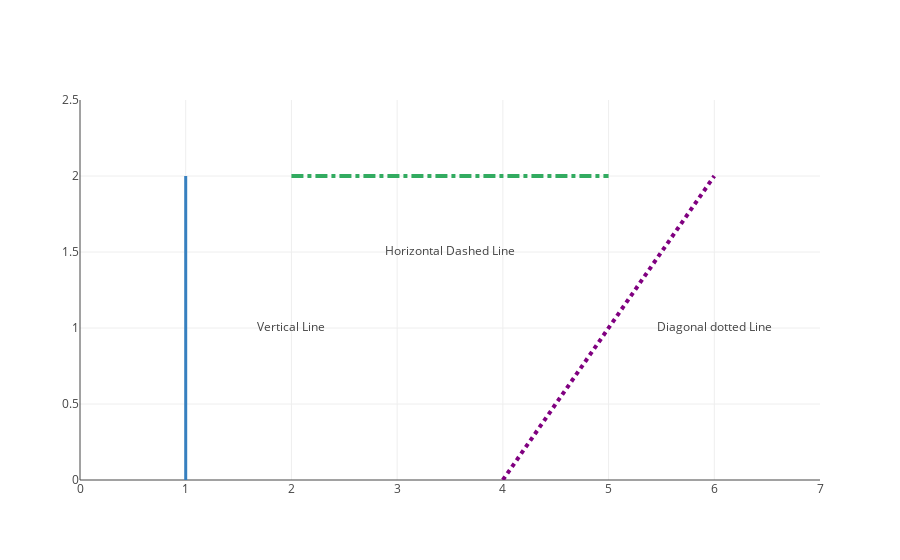

The notebook cell this image was saved under:
### Code cell
import plotly.plotly as py
import plotly.graph_objs as go

#import plotly
#import plotly.graph_objs as go


trace0 = go.Scatter(
    x=[2, 3.5, 6],
    y=[1, 1.5, 1],
    text=['Vertical Line', 'Horizontal Dashed Line', 'Diagonal dotted Line'],
    mode='text',
)
data = [trace0]
layout = {
    'xaxis': {
        'range': [0, 7]
    },
    'yaxis': {
        'range': [0, 2.5]
    },
    'shapes': [
        # Line Vertical
        {
            'type': 'line',
            'x0': 1,
            'y0': 0,
            'x1': 1,
            'y1': 2,
            'line': {
                'color': 'rgb(55, 128, 191)',
                'width': 3,
            },
        },
        # Line Horizontal
        {
            'type': 'line',
            'x0': 2,
            'y0': 2,
            'x1': 5,
            'y1': 2,
            'line': {
                'color': 'rgb(50, 171, 96)',
                'width': 4,
                'dash': 'dashdot',
            },
        },
        # Line Diagonal
        {
            'type': 'line',
            'x0': 4,
            'y0': 0,
            'x1': 6,
            'y1': 2,
            'line': {
                'color': 'rgb(128, 0, 128)',
                'width': 4,
                'dash': 'dot',
            },
        },
    ]
}

fig = {
    'data': data,
    'layout': layout,
}

plotly.offline.iplot(fig, filename='shapes-lines') 
#py.iplot(fig, filename='shapes-lines')

### Figure 1 — Plotly figure (JSON) as saved in the notebook; plotly's stock layout.template omitted (floating-point values rounded to 4 significant figures)
{"data": [{"mode": "text", "text": ["Vertical Line", "Horizontal Dashed Line", "Diagonal dotted Line"], "type": "scatter", "uid": "3973bbc6-c364-11e8-ac60-0c607667405d", "x": [2, 3.5, 6], "y": [1, 1.5, 1]}], "layout": {"shapes": [{"line": {"color": "rgb(55, 128, 191)", "width": 3}, "type": "line", "x0": 1, "x1": 1, "y0": 0, "y1": 2}, {"line": {"color": "rgb(50, 171, 96)", "dash": "dashdot", "width": 4}, "type": "line", "x0": 2, "x1": 5, "y0": 2, "y1": 2}, {"line": {"color": "rgb(128, 0, 128)", "dash": "dot", "width": 4}, "type": "line", "x0": 4, "x1": 6, "y0": 0, "y1": 2}], "xaxis": {"range": [0, 7]}, "yaxis": {"range": [0, 2.5]}}}
